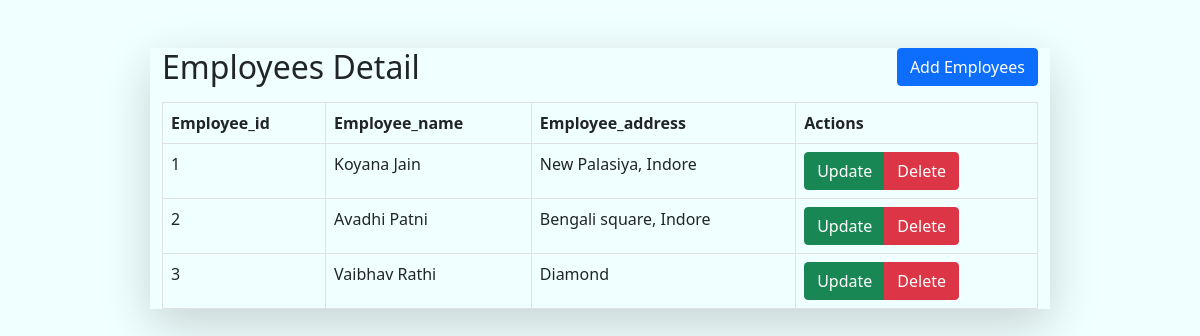
Before: /employee_list/ with the older database file.
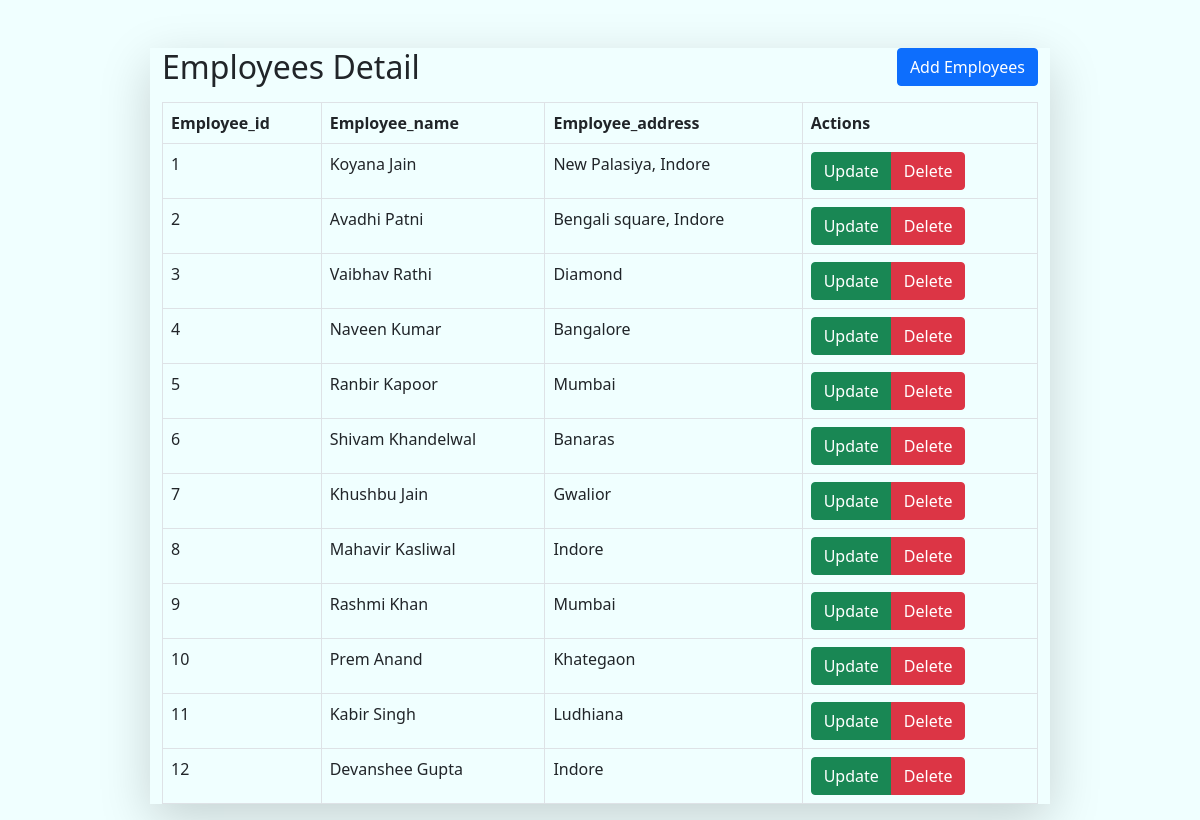
After: the same page with the newer database file.
### info/models.py (models this page shows)
class Employee(models.Model):
    user = models.ForeignKey(User, on_delete=models.SET_NULL, null=True, blank=True)
    e_id = models.AutoField(primary_key=True)
    e_name = models.CharField(max_length=150)
    e_addr = models.CharField(max_length=500)

### info/views.py (the view)
# urls.py: path('employee_list/', employee_list, name="employee_list"),
def employee_list(request):
    queryset = Employee.objects.all()
    context={'employees':queryset}
    return render(request, 'employee_list.html',context)

### info/templates/employee_list.html (shortened to what this page needs)
{% extends "base.html" %}
{% block start %}
  <div class=" box container mt-5 w-75 .bg-light.bg-gradient shadow-lg">
    <button type="button" class="btn btn-primary float-end" onclick="location.href='/employees/'">
        Add Employees
      </button>
    <h2>Employees Detail</h2>
    <table class="table table-bordered mt-3">
        <thead class="thead-light">
            <tr>
                <th>Employee_id</th>
                <th>Employee_name</th>
                <th>Employee_address</th>
                <th>Actions</th>
            </tr>
        </thead>
        <tbody>
          {% for emp in employees %}
            <tr>
                <td>{{emp.e_id}}</td>
                <td>{{emp.e_name}}</td>
                <td>{{emp.e_addr}}</td>
                <td>
                    <div class="btn-group" role="group" aria-label="Actions">
                        <a href="/update_emp/{{emp.e_id}}/" class="btn btn-success">Update</a>
                        <a href="/delete_emp/{{emp.e_id}}/" class="btn btn-danger">Delete</a>
                    </div>
                </td>
            </tr>
            {% endfor %}
        </tbody>
    </table>
</div>
{% endblock %}

### info/templates/base.html (shortened to what this page needs)
<!DOCTYPE html>
<html lang="en">
<head>
    <link href="https://cdn.jsdelivr.net/npm/bootstrap@5.0.2/dist/css/bootstrap.min.css" rel="stylesheet">
</head>
<body>
    {% block start %}
    {% endblock %}
</body>
</html>

### info/templates/employee_list.html (style rules this page uses)
body { background-color: azure; }

Changed rows visible on the page:
added Employee: e_id "4", e_name "Naveen Kumar", e_addr "Bangalore"
added Employee: e_id "5", e_name "Ranbir Kapoor", e_addr "Mumbai"
added Employee: e_id "6", e_name "Shivam Khandelwal", e_addr "Banaras"
added Employee: e_id "7", e_name "Khushbu Jain", e_addr "Gwalior"
added Employee: e_id "8", e_name "Mahavir Kasliwal", e_addr "Indore"
added Employee: e_id "9", e_name "Rashmi Khan", e_addr "Mumbai"
added Employee: e_id "10", e_name "Prem Anand", e_addr "Khategaon"
added Employee: e_id "11", e_name "Kabir Singh", e_addr "Ludhiana"
added Employee: e_id "12", e_name "Devanshee Gupta", e_addr "Indore"
